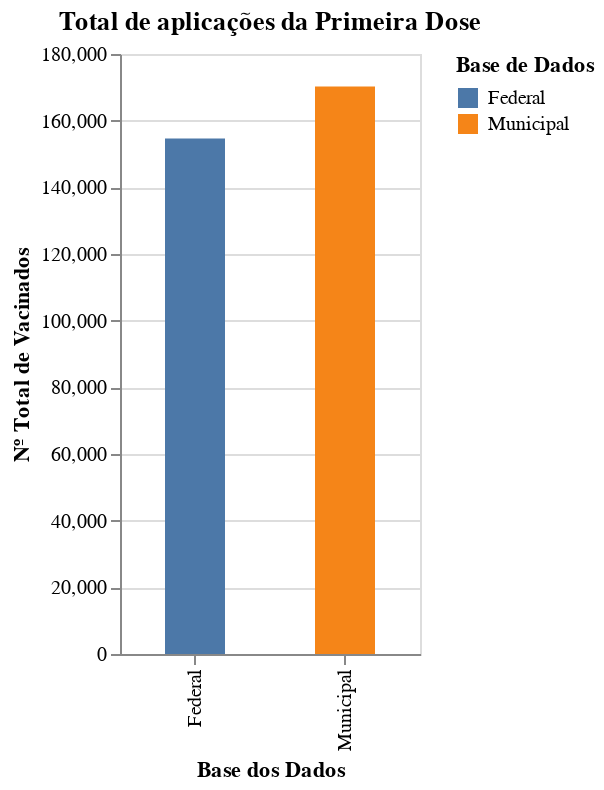

The code cell stored with this chart in its notebook:
### Code cell
alt.Chart(total1Dose).mark_bar(size=30).encode(
    alt.X('base:N', title='Base dos Dados'),
    alt.Y('total:Q', title='Nº Total de Vacinados'),
    alt.Color('base:N', title='Base de Dados')
).properties(
    width=150,
    title='Total de aplicações da Primeira Dose'
)

### Figure 1 — Vega-Lite specification as saved in the notebook (floating-point values rounded to 4 significant figures)
{"config": {"view": {"continuousWidth": 400, "continuousHeight": 300}}, "data": {"name": "data-32084d40b75ab0eda36272cc11fbfbc8"}, "mark": {"type": "bar", "size": 30}, "encoding": {"color": {"type": "nominal", "field": "base", "title": "Base de Dados"}, "x": {"type": "nominal", "field": "base", "title": "Base dos Dados"}, "y": {"type": "quantitative", "field": "total", "title": "Nº Total de Vacinados"}}, "title": "Total de aplicações da Primeira Dose", "width": 150, "$schema": "https://vega.github.io/schema/vega-lite/v4.8.1.json", "datasets": {"data-32084d40b75ab0eda36272cc11fbfbc8": [{"base": "Federal", "total": 154700.0}, {"base": "Municipal", "total": 170300.0}]}}
